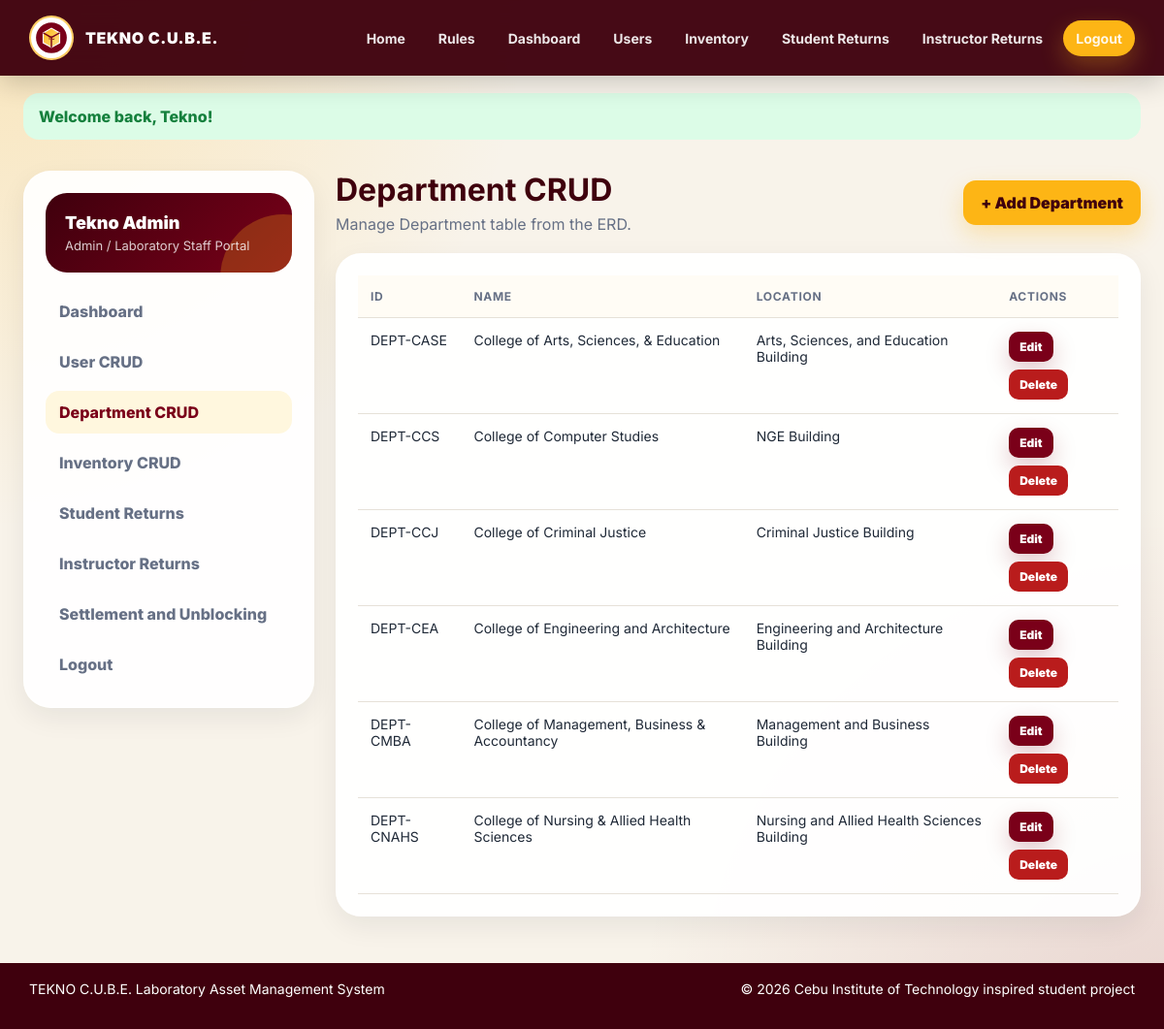
The app's page /admin/departments/index.php (signed in) with its own data.
### tables this page shows
CREATE TABLE `User` (
    UserID VARCHAR(20) PRIMARY KEY,
    FirstName VARCHAR(50) NOT NULL,
    LastName VARCHAR(50) NOT NULL,
    UserType ENUM('Student','Instructor','Admin') NOT NULL,
    Email VARCHAR(100) NOT NULL UNIQUE,
    PasswordHash VARCHAR(255) NOT NULL,
    CreatedAt TIMESTAMP NOT NULL DEFAULT CURRENT_TIMESTAMP
);

CREATE TABLE Department (
    DepartmentID VARCHAR(20) PRIMARY KEY,
    DepartmentName VARCHAR(100) NOT NULL UNIQUE,
    Location VARCHAR(100) NOT NULL
);

### connect.php (called while the page is built, shortened)
<?php
try {
    $connection = new mysqli(DB_HOST, DB_USER, DB_PASS, DB_NAME);
    $connection->set_charset('utf8mb4');
} catch (mysqli_sql_exception $e) {
    die('Database connection failed. Please import database/tekno_cube.sql in phpMyAdmin first. Error: ' . htmlspecialchars($e->getMessage()));
}
function url(string $path = ''): string
{
    return BASE_URL . ltrim($path, '/');
}
function h(?string $value): string
{
    return htmlspecialchars($value ?? '', ENT_QUOTES, 'UTF-8');
}
function get_flash(): ?array
{
    $flash = $_SESSION['flash'];
    return $flash;
}
function current_user(): ?array
{
    global $connection;
    $stmt = $connection->prepare('SELECT UserID, FirstName, LastName, UserType, Email FROM `User` WHERE UserID = ? LIMIT 1');
    $stmt->bind_param('s', $_SESSION['user_id']);
    $stmt->execute();
    $result = $stmt->get_result();
    return $result->fetch_assoc() ?: null;
}
?>

### admin/departments/index.php (the view, shortened to what this page needs)
<?php
require_once '../../connect.php';
$active = 'departments';
$departments = $connection->query('SELECT * FROM Department ORDER BY DepartmentName');
require_once ROOT_PATH . '/includes/header.php';
?>
<div class="layout">
    <?php require ROOT_PATH . '/admin/sidebar.php'; ?>
    <section class="content">
        <div class="page-head"><div><h1>Department CRUD</h1><p>Manage Department table from the ERD.</p></div><a class="btn btn-gold" href="<?= url('admin/departments/add.php') ?>">+ Add Department</a></div>
        <div class="panel table-wrap"><table><thead><tr><th>ID</th><th>Name</th><th>Location</th><th>Actions</th></tr></thead><tbody>
            <?php while($row=$departments->fetch_assoc()): ?><tr><td><?= h($row['DepartmentID']) ?></td><td><?= h($row['DepartmentName']) ?></td><td><?= h($row['Location']) ?></td><td><div class="actions"><a class="btn btn-small btn-primary" href="<?= url('admin/departments/edit.php?id='.urlencode($row['DepartmentID'])) ?>">Edit</a><a class="btn btn-small btn-danger" data-confirm="Delete this department?" href="<?= url('admin/departments/delete.php?id='.urlencode($row['DepartmentID'])) ?>">Delete</a></div></td></tr><?php endwhile; ?>
        </tbody></table></div>
    </section>
</div>
<?php require_once ROOT_PATH . '/includes/footer.php'; ?>

### includes/header.php (shortened to what this page needs)
<?php
$user = current_user();
$flash = get_flash();
?>
<!doctype html>
<html lang="en">
<head>
    <link rel="stylesheet" href="<?= url('css/site.css') ?>">
</head>
<body>
<header class="topbar">
    <a class="brand" href="<?= url('index.php') ?>">
        <img src="<?= url('images/tekno-cube-logo.svg') ?>" alt="TEKNO C.U.B.E. logo">
        <span>TEKNO C.U.B.E.</span>
    </a>
    <nav class="nav" data-menu>
        <a href="<?= url('index.php') ?>">Home</a>
        <a href="<?= url('index.php#rules') ?>">Rules</a>
        <?php if ($user): ?>
            <a href="<?= url('dashboard.php') ?>">Dashboard</a>
            <?php if (($user['UserType'] ?? '') === 'Admin'): ?>
                <a href="<?= url('admin/users/index.php') ?>">Users</a>
                <a href="<?= url('admin/inventory/index.php') ?>">Inventory</a>
                <a href="<?= url('admin/returns/index.php') ?>">Student Returns</a>
                <a href="<?= url('admin/reservations/index.php') ?>">Instructor Returns</a>
            <?php elseif (($user['UserType'] ?? '') === 'Student'): ?>
                <a href="<?= url('student/available_items.php') ?>">Available Items</a>
                <a href="<?= url('student/breakage_reports.php') ?>">Breakage Reports</a>
            <?php elseif (($user['UserType'] ?? '') === 'Instructor'): ?>
                <a href="<?= url('instructor/reservation_add.php') ?>">Reserve Items</a>
                <a href="<?= url('instructor/breakage_reports.php') ?>">Breakage Reports</a>
            <?php endif; ?>
            <a class="btn btn-small btn-gold" href="<?= url('logout.php') ?>">Logout</a>
        <?php else: ?>
            <a href="<?= url('login.php') ?>">Login</a>
            <a class="btn btn-small btn-gold" href="<?= url('register.php') ?>">Register</a>
        <?php endif; ?>
    </nav>
</header>
<?php if ($flash): ?>
    <div class="flash flash-<?= h($flash['type']) ?>"><?= h($flash['message']) ?></div>
<?php endif; ?>
<main>

### admin/sidebar.php
<?php $active = $active ?? ''; ?>
<aside class="sidebar">
    <?php $user = current_user(); ?>
    <div class="profile-box">
        <div class="name"><?= h(($user['FirstName'] ?? '') . ' ' . ($user['LastName'] ?? '')) ?></div>
        <div class="role">Admin / Laboratory Staff Portal</div>
    </div>
    <nav class="side-links">
        <a class="<?= $active === 'dashboard' ? 'active' : '' ?>" href="<?= url('admin/dashboard.php') ?>">Dashboard</a>
        <a class="<?= $active === 'users' ? 'active' : '' ?>" href="<?= url('admin/users/index.php') ?>">User CRUD</a>
        <a class="<?= $active === 'departments' ? 'active' : '' ?>" href="<?= url('admin/departments/index.php') ?>">Department CRUD</a>
        <a class="<?= $active === 'inventory' ? 'active' : '' ?>" href="<?= url('admin/inventory/index.php') ?>">Inventory CRUD</a>
        <a class="<?= $active === 'returns' ? 'active' : '' ?>" href="<?= url('admin/returns/index.php') ?>">Student Returns</a>
        <a class="<?= $active === 'reservation_returns' ? 'active' : '' ?>" href="<?= url('admin/reservations/index.php') ?>">Instructor Returns</a>
        <a class="<?= $active === 'liabilities' ? 'active' : '' ?>" href="<?= url('admin/liabilities/index.php') ?>">Settlement and Unblocking</a>
        <a href="<?= url('logout.php') ?>">Logout</a>
    </nav>
</aside>

### includes/footer.php (shortened to what this page needs)
</main>
<footer class="footer">
    <div>TEKNO C.U.B.E. Laboratory Asset Management System</div>
    <div>© <?= date('Y') ?> Cebu Institute of Technology inspired student project</div>
</footer>
</body>
</html>

### records on screen
user: FirstName+LastName "Tekno Admin"
department: DepartmentID "DEPT-CASE", DepartmentName "College of Arts, Sciences, & Education", Location "Arts, Sciences, and Education Building"
department: DepartmentID "DEPT-CCS", DepartmentName "College of Computer Studies", Location "NGE Building"
department: DepartmentID "DEPT-CCJ", DepartmentName "College of Criminal Justice", Location "Criminal Justice Building"
department: DepartmentID "DEPT-CEA", DepartmentName "College of Engineering and Architecture", Location "Engineering and Architecture Building"
department: DepartmentID "DEPT-CMBA", DepartmentName "College of Management, Business & Accountancy", Location "Management and Business Building"
department: DepartmentID "DEPT-CNAHS", DepartmentName "College of Nursing & Allied Health Sciences", Location "Nursing and Allied Health Sciences Building"

### other values on screen
$flash['message'] "Welcome back, Tekno!"
